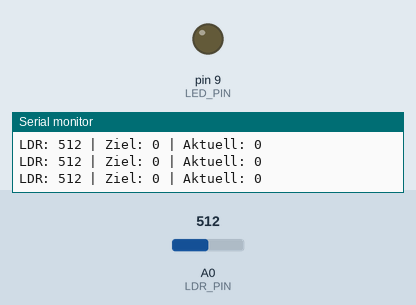
Bench run of a sketch on a simulated Arduino Uno, built with avr-gcc and run on an emulated ATmega328P. On the bench: output pins drawn as LEDs (lit = HIGH), the last lines printed to the serial monitor. The inputs (shaded band) are chosen by the test bench; at power-on: A0 (LDR_PIN) = 512.

Above: at 1.2 s.
1.3 s: A0 (LDR_PIN) set to 590
4.3 s: A0 (LDR_PIN) set to 609
At 5.7 s:
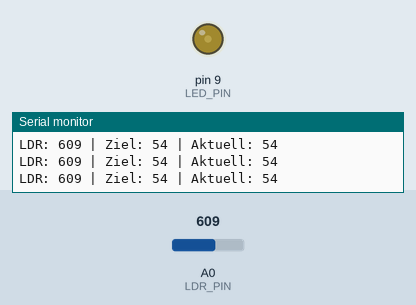
6.1 s: A0 (LDR_PIN) set to 900
At 6.62 s:
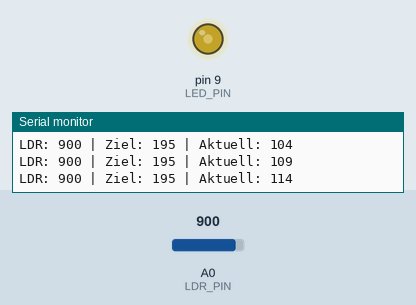
At 8.5 s:
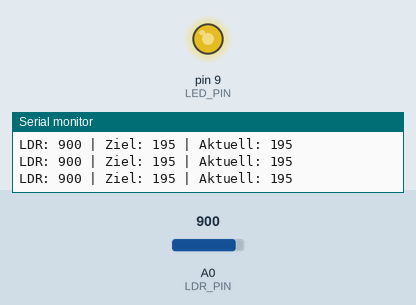
Timing chart, 0 to 10.0 s (numbered marks = the images above; inputs shaded):
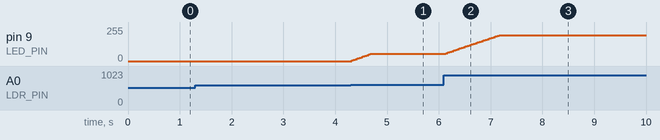

The sketch:

challenge2_nachtlicht.ino
```cpp
// Challenge 2: Nachtlicht mit sanftem Fading
// LED geht langsam an und aus statt abrupt

const int LDR_PIN = A0;       // Lichtsensor an A0
const int LED_PIN = 9;        // LED mit PWM an Pin 9

// Schwellwert fuer "dunkel"
const int DUNKEL_SCHWELLE = 600;

// Aktuelle LED-Helligkeit (merken fuer sanftes Fading)
int aktuelleHelligkeit = 0;

// Fade-Geschwindigkeit (hoeher = schneller)
const int FADE_SCHRITT = 5;

void setup() {
  pinMode(LED_PIN, OUTPUT);

  Serial.begin(9600);
  Serial.println("Nachtlicht mit Fading gestartet!");
  Serial.println("LED geht sanft an und aus.");
}

void loop() {
  // LDR auslesen
  int wert = analogRead(LDR_PIN);

  // Ziel-Helligkeit berechnen
  int zielHelligkeit;

  if (wert > DUNKEL_SCHWELLE) {
    // Dunkel: LED soll leuchten (proportional zur Dunkelheit)
    zielHelligkeit = map(wert, DUNKEL_SCHWELLE, 1023, 50, 255);
    zielHelligkeit = constrain(zielHelligkeit, 0, 255);
  } else {
    // Hell: LED soll aus sein
    zielHelligkeit = 0;
  }

  // Sanft zur Ziel-Helligkeit faden
  if (aktuelleHelligkeit < zielHelligkeit) {
    // LED muss heller werden
    aktuelleHelligkeit += FADE_SCHRITT;
    if (aktuelleHelligkeit > zielHelligkeit) {
      aktuelleHelligkeit = zielHelligkeit;
    }
  }
  else if (aktuelleHelligkeit > zielHelligkeit) {
    // LED muss dunkler werden
    aktuelleHelligkeit -= FADE_SCHRITT;
    if (aktuelleHelligkeit < zielHelligkeit) {
      aktuelleHelligkeit = zielHelligkeit;
    }
  }

  // LED mit aktueller Helligkeit ansteuern
  analogWrite(LED_PIN, aktuelleHelligkeit);

  // Status ausgeben
  Serial.print("LDR: ");
  Serial.print(wert);
  Serial.print(" | Ziel: ");
  Serial.print(zielHelligkeit);
  Serial.print(" | Aktuell: ");
  Serial.println(aktuelleHelligkeit);

  // Kurze Pause fuer sanften Uebergang
  delay(30);
}
```

Measured:
- the behaviour switches between 600 and 601 on A0 (LDR_PIN) (found by bisection; images 0 and 1)
- after the input at 4.3 s, pin 9 (LED_PIN): moves from 0/255 to 54/255 over 0.36 s, starting at once
- after the input at 6.1 s, pin 9 (LED_PIN): moves from 54/255 to 195/255 over 1.1 s, starting at once
